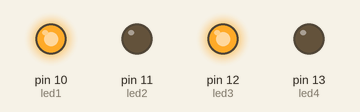
Recording of a sketch running on a simulated Arduino Uno, built with avr-gcc and run on an emulated ATmega328P. Shown: output pins drawn as LEDs (lit = HIGH).

Above: at 0.03 s.
At 1.36 s:
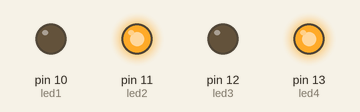
At 2.52 s:
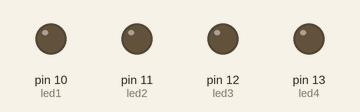
Timing chart, 0 to 3.0 s (numbered marks = the images above):
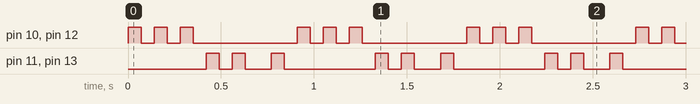

Measured:
- by itself, pin 10 (led1), pin 12 (led3): repeats every 0.91 s: 2 × (LOW 0.07 s, HIGH 0.07 s), LOW 0.56 s, HIGH 0.07 s
- by itself, pin 11 (led2), pin 13 (led4): repeats every 0.91 s: LOW 0.07 s, HIGH 0.07 s, LOW 0.14 s, HIGH 0.07 s, LOW 0.49 s, HIGH 0.07 s

The sketch:

exp3.ino
```cpp
int led1 = 10;
int led2 = 11;
int led3 = 12;
int led4 = 13;
int tim = 70;

void setup() {
  pinMode(led1 , OUTPUT);
  pinMode(led2 , OUTPUT);
  pinMode(led3 , OUTPUT);
  pinMode(led4 , OUTPUT);

}

void loop() {
digitalWrite(led1 , HIGH);
digitalWrite(led3 , HIGH);
delay(tim);
digitalWrite(led1 , LOW);
digitalWrite(led3 , LOW);
delay(tim);
digitalWrite(led1 , HIGH);
digitalWrite(led3 , HIGH);
delay(tim);
digitalWrite(led1 , LOW);
digitalWrite(led3 , LOW);
delay(tim);
digitalWrite(led1 , HIGH);
digitalWrite(led3 , HIGH);
delay(tim);
digitalWrite(led1 , LOW);
digitalWrite(led3 , LOW);
delay(tim);
digitalWrite(led2 , HIGH);
digitalWrite(led4 , HIGH);
delay(tim);
digitalWrite(led2 , LOW);
digitalWrite(led4 , LOW);
delay(tim);
digitalWrite(led2 , HIGH);
digitalWrite(led4 , HIGH);
delay(tim);
digitalWrite(led2 , LOW);
digitalWrite(led4 , LOW);
delay(tim);
digitalWrite(led2 , LOW);
digitalWrite(led4 , LOW);
delay(tim);
digitalWrite(led2 , HIGH);
digitalWrite(led4 , HIGH);
delay(tim);
digitalWrite(led2 , LOW);
digitalWrite(led4 , LOW);
delay(tim);


}
```
